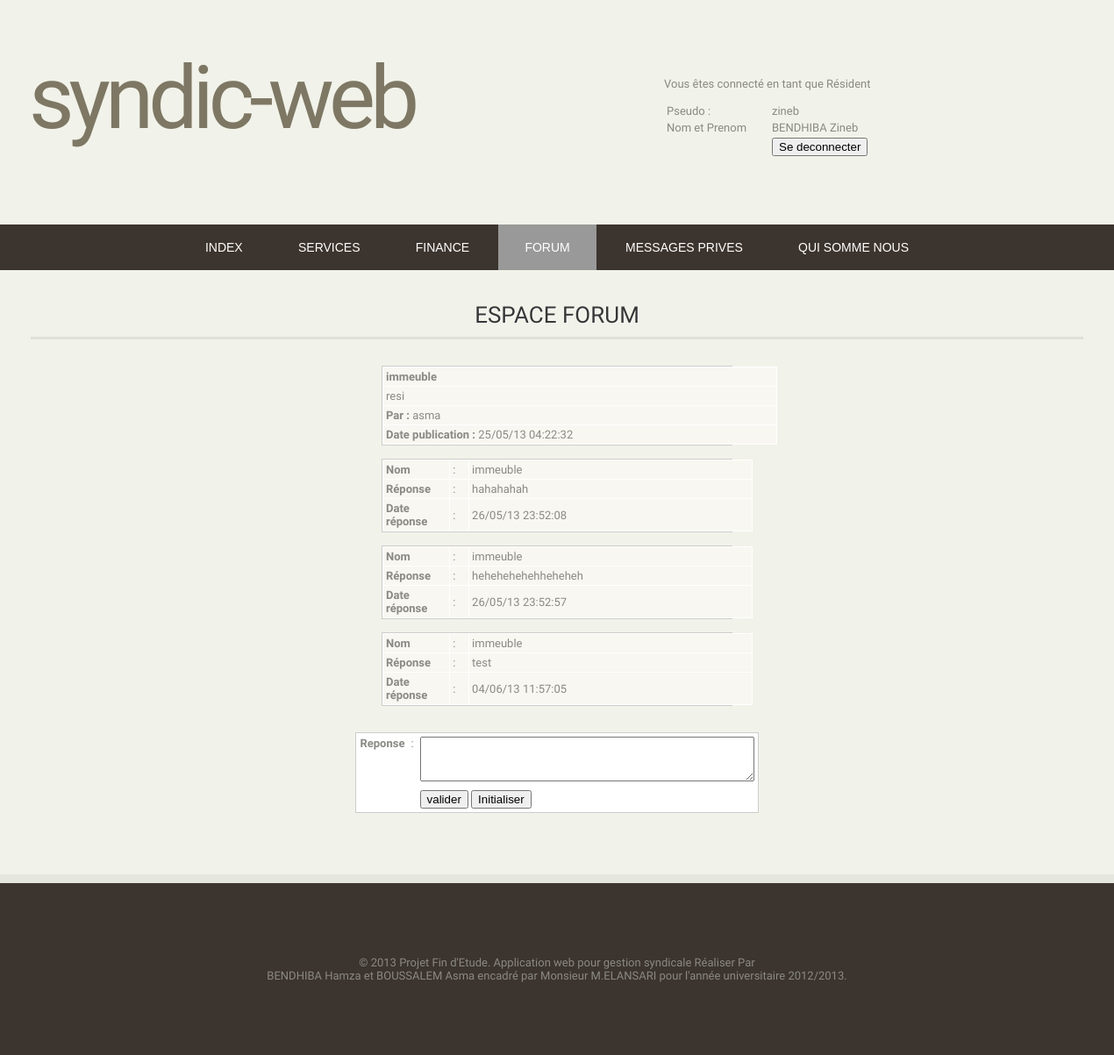
The page /Application/view_topic.php?id=2 (signed in) on the database its author committed.
### tables this page shows
CREATE TABLE IF NOT EXISTS `forum_question` (
  `id` int(4) NOT NULL AUTO_INCREMENT,
  `topic` varchar(255) NOT NULL DEFAULT '',
  `detail` longtext NOT NULL,
  `name` varchar(65) NOT NULL DEFAULT '',
  `email` varchar(65) NOT NULL DEFAULT '',
  `datetime` varchar(25) NOT NULL DEFAULT '',
  `view` int(4) NOT NULL DEFAULT '0',
  `reply` int(4) NOT NULL DEFAULT '0',
  PRIMARY KEY (`id`)
);

CREATE TABLE IF NOT EXISTS `forum_answer` (
  `question_id` int(4) NOT NULL DEFAULT '0',
  `a_id` int(4) NOT NULL DEFAULT '0',
  `a_name` varchar(65) NOT NULL DEFAULT '',
  `a_email` varchar(65) NOT NULL DEFAULT '',
  `a_answer` longtext NOT NULL,
  `a_datetime` varchar(25) NOT NULL DEFAULT '',
  KEY `a_id` (`a_id`)
);

### Application/view_topic.php (the view, shortened to what this page needs)
<?php require('./config/config.php');
error_reporting(E_ALL ^ E_NOTICE);?>
<!DOCTYPE html PUBLIC "-//W3C//DTD XHTML 1.0 Strict//EN" "http://www.w3.org/TR/xhtml1/DTD/xhtml1-strict.dtd">
<html xmlns="http://www.w3.org/1999/xhtml">
<head>
<link href="style.css" rel="stylesheet" type="text/css" media="screen" />
</head>
<body>
<table width="904">
<tr>
<td width="490">
<div id="wrapper">
	<div id="logo" class="container">
      <h1>Syndic-web</h1>
      	</div>
</div>
</td>
<td width="402">
      <div id="connect" class="connect" >
</div>
</td>
</tr>
</table>
	<div id="three-column" class="container">
<div class="post">
				<h2 class="title"> Espace Forum </h2>
				<div class="entry">
<?php
$id=$_GET['id'];
$sql="SELECT * FROM forum_question WHERE id='$id'";
$result=mysql_query($sql);
$rows5=mysql_fetch_array($result);
?>
<table width="400" border="0" align="center" cellpadding="0" cellspacing="1" bgcolor="#CCCCCC">
<tr>
<td><table width="113%" border="0" cellpadding="3" cellspacing="1" bordercolor="1" bgcolor="#FFFFFF">
<tr>
<td bgcolor="#F8F7F1"><strong><?php echo $rows5['topic']; ?></strong></td>
</tr>
<tr>
<td bgcolor="#F8F7F1"><?php echo $rows5['detail']; ?></td>
</tr>
<tr>
<td bgcolor="#F8F7F1"><strong>Par :</strong> <?php echo $rows5['name']; ?> </td>
</tr>
<tr>
<td bgcolor="#F8F7F1"><strong>Date publication : </strong><?php echo $rows5['datetime']; ?></td>
</tr>
</table></td>
</tr>
</table>
<BR>
<?php
$sql2="SELECT * FROM forum_answer WHERE question_id='$id'";
$result2=mysql_query($sql2);
while($rows8=mysql_fetch_array($result2)){
?>
<table width="400" border="0" align="center" cellpadding="0" cellspacing="1" bgcolor="#CCCCCC">
<tr>
<td><table width="106%" border="0" cellpadding="3" cellspacing="1" bgcolor="#FFFFFF">
<tr>
<td width="18%" bgcolor="#F8F7F1"><strong>Nom</strong></td>
<td width="5%" bgcolor="#F8F7F1">:</td>
<td width="77%" bgcolor="#F8F7F1"><?php echo $rows8['a_name']; ?></td>
</tr>
<tr>
<td bgcolor="#F8F7F1"><strong>Réponse</strong></td>
<td bgcolor="#F8F7F1">:</td>
<td bgcolor="#F8F7F1"><?php echo $rows8['a_answer']; ?></td>
</tr>
<tr>
<td bgcolor="#F8F7F1"><strong>Date réponse</strong></td>
<td bgcolor="#F8F7F1">:</td>
<td bgcolor="#F8F7F1"><?php echo $rows8['a_datetime']; ?></td>
</tr>
</table></td>
</tr>
</table><br>
<?php
}
$id=$_GET['id'];
$sql3="SELECT * FROM forum_question WHERE id='$id'";
$result3=mysql_query($sql3);
?>
<BR>
<table width="400" border="0" align="center" cellpadding="0" cellspacing="1" bgcolor="#CCCCCC">
<tr>
<form name="form1" method="post" action="view_topic.php?id=<?php echo $rows5['id']; ?>">
<td>
<table width="100%" border="0" cellpadding="3" cellspacing="1" bgcolor="#FFFFFF">
<tr>
<td valign="top"><strong>Reponse</strong></td>
<td valign="top">:</td>
<td><textarea name="a_answer" cols="45" rows="3" id="a_answer"></textarea></td>
</tr>
<tr>
<td>&nbsp;</td>
<td><input name="id" type="hidden" value="<? echo $id; ?>"></td>
<td><input type="submit" name="Submit" value="valider"> <input type="reset" name="Submit2" value="Initialiser"></td>
</tr>
</table>
</td>
</form>
</tr>
</table>
</div>
</div>
</div>
</body>
</html>

### Application/style.css (style rules this page uses)
body { margin: 0; padding: 0; background: #f1f2e9; font-family: 'Oxygen', sans-serif; font-size: 13px; color: #8A8985; left: auto; }
h1, h2, h3 { margin: 0; padding: 0; text-transform: uppercase; font-weight: 300; color: #7D7764; }
h1 { font-size: 2em; }
h2 { font-size: 2.8em; }
#wrapper { overflow: hidden; background: #F1F2E9; }
.container { width: 1200px; margin-top: 0px; margin-right: auto; margin-bottom: 0px; margin-left: auto; left: 100px; }
#logo { overflow: hidden; height: 250px; width: 750px; }
#connect { width: 500px; background: #f1f2e9; }
#logo h1, #logo p { text-align: left; margin-left: 30px; }
#logo h1 { padding: 50px 0px 0px 0px; letter-spacing: -6px; text-transform: lowercase; font-size: 100px; }
.post { overflow: hidden; }
.post .title { margin: 0px 0px 30px 0px; padding: 0px 0px 10px 0px; border-bottom: 3px solid #E0E1D6; text-shadow: 1px 1px 0px #FFFFFF; font-size: 26px; color: #373737; text-align: center; }
.post .entry { padding: 0px 0px 20px 0px; padding-bottom: 20px; text-align: justify; }
#three-column { overflow: hidden; padding: 10px 0px 50px 0px; }

### rows shown on the page
forum_question: topic "immeuble", detail "resi", name "asma", datetime "25/05/13 04:22:32"
forum_answer: a_name "immeuble", a_answer "hahahahah", a_datetime "26/05/13 23:52:08"
forum_answer: a_name "immeuble", a_answer "hehehehehehheheheh", a_datetime "26/05/13 23:52:57"
forum_answer: a_name "immeuble", a_answer "test", a_datetime "04/06/13 11:57:05"

### other values the page prints
$espace "Vous êtes connecté en tant que Résident"
$pseudo "zineb"
$nom "BENDHIBA"
$prenom "Zineb"
